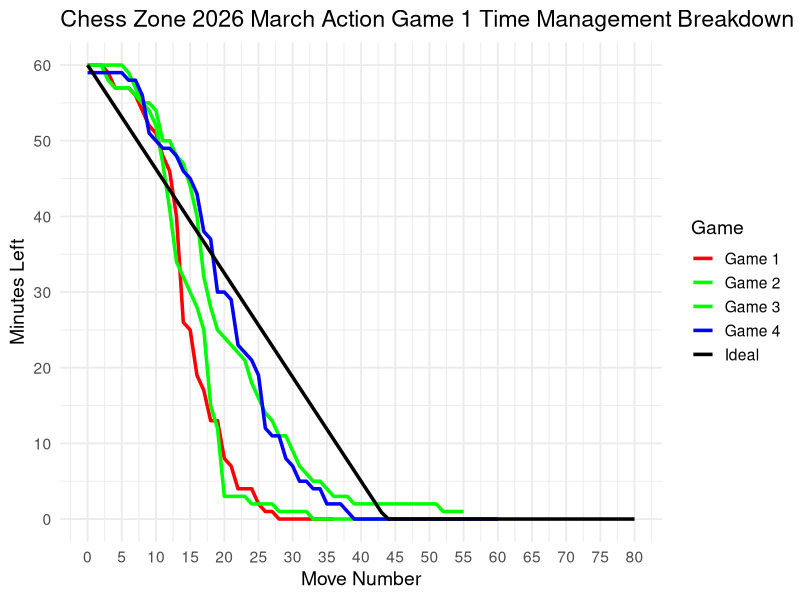

This chart was generated by the following R code:
library(ggplot2)
  library(dplyr)
  
  # -------------------------------
  # 1. IDEAL LINE SETUP
  # -------------------------------
  
  slope <- -55 / 40
  intercept <- 60
  
  ideal_moves <- 0:80
  ideal_time_raw <- intercept + slope * ideal_moves
  ideal_time <- ifelse(ideal_time_raw > 0, ideal_time_raw, 0)
  
  ideal_df <- data.frame(
    move = ideal_moves,
    time = ideal_time,
    type = "Ideal"
  )
  
  # -------------------------------
  # 2. FUNCTION TO ADD A GAME
  # -------------------------------
  
  add_game <- function(times, name) {
    data.frame(
      move = 0:(length(times)-1),
      time = times,
      type = name
    )
  }
  
  # -------------------------------
  # 3. ADD YOUR GAMES HERE
  # -------------------------------
  
  # Game 1 (example)
  game1_times <- c(
    60, 60, 60, 59, 57, 57, 57, 56, 54, 52,
    51, 48, 46, 40, 26, 25, 19, 17, 13, 13,
    8, 7, 4, 4, 4, 2, 1, 1, 0, 0, 0, 0, 0, 0, 0, 0, 0
  )
  
  game1_df <- add_game(game1_times, "Game 1")
  
  # Game 2 (example)
  game2_times <- c(
    60, 60, 60, 60, 60, 60, 59, 57, 55, 54,
    52, 47, 41, 34, 32, 30, 28, 25, 15, 12,
    3, 3, 3, 3, 2, 2, 2, 2, 1, 1, 1, 1, 1, 0, 
    0, 0, 0, 0, 0, 0, 0, 0, 0, 0, 0
  )
  
  game2_df <- add_game(game2_times, "Game 2")
  
  game3_times <- c(
    60, 60, 60, 58, 57, 57, 57, 56, 55, 55,
    54, 50, 50, 48, 47, 44, 40, 32, 28, 25,
    24, 23, 22, 21, 18, 16, 14, 13, 11, 11, 9, 7, 6, 5, 
    5, 4, 3, 3, 3, 2, 2, 2, 2, 2, 2, 2, 2, 2, 2, 2, 2, 2, 1, 1, 1, 1
  )
  
  game3_df <- add_game(game3_times, "Game 3")
  
  game4_times <- c(
    59, 59, 59, 59, 59, 59, 58, 58, 56, 51,
    50, 49, 49, 48, 46, 45, 43, 38, 37, 30,
    30, 29, 23, 22, 21, 19, 12, 11, 11, 8, 7,
    5, 5, 4, 4, 2, 2, 2, 1, 0, 0, 0, 0, 0, 0,
    0, 0, 0, 0, 0, 0, 0, 0, 0, 0, 0, 0, 0, 0, 0, 0 
  )
  
  game4_df <- add_game(game4_times, "Game 4")
  
  # -------------------------------
  # 4. COMBINE ALL DATA
  # -------------------------------
  
  plot_df <- bind_rows(
    ideal_df,
    game1_df,
    game2_df,
    game3_df,
    game4_df
  )
  
  # -------------------------------
  # 5. FILTER WHICH LINES TO SHOW
  # -------------------------------
  
  plot_df_filtered <- plot_df %>%
    filter(type %in% c("Ideal", "Game 1", "Game 2", "Game 3", "Game 4"))
  
  # To hide a game, just remove it:
  # filter(type %in% c("Ideal", "Game 1"))
  
  # -------------------------------
  # 6. CUSTOM COLORS
  # -------------------------------
  
  custom_colors <- c(
    "Ideal" = "black",
    "Game 1" = "red",
    "Game 2" = "green",
    "Game 3" = "green",
    "Game 4" = "blue"
  )
  
  # -------------------------------
  # 7. PLOT
  # -------------------------------
  
  ggplot(plot_df_filtered, aes(x = move, y = time, color = type)) +
    
    geom_line(size = 1.2) +
    
    scale_color_manual(values = custom_colors) +
    
    scale_x_continuous(
      breaks = seq(0, max(plot_df$move), by = 5)
    ) +
    
    scale_y_continuous(
      breaks = seq(0, 60, by = 10),
      limits = c(0, 60)
    ) +
    
    labs(
      title = "Chess Zone 2026 March Action Game 1 Time Management Breakdown",
      x = "Move Number",
      y = "Minutes Left",
      color = "Game"
    ) +
    
    theme_minimal(base_size = 14)
